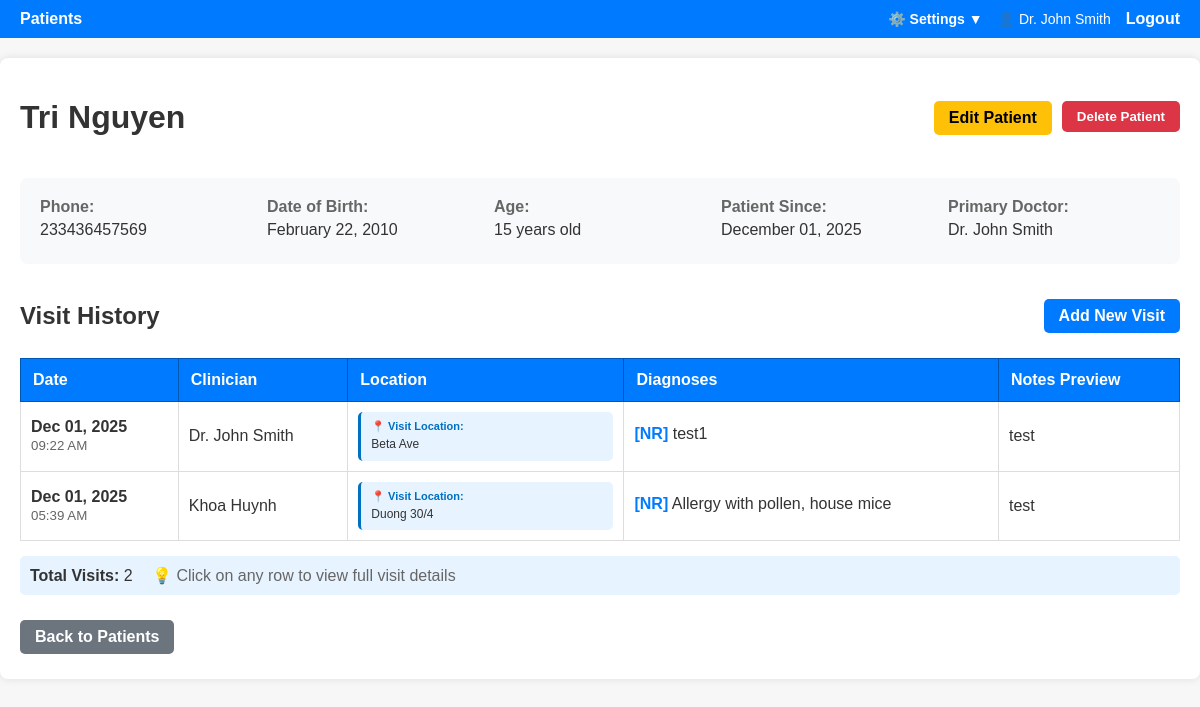
The page /patients/17 (signed in) on the database its author committed.
### doctor_app/models.py (models this page shows, shortened)
class User(UserMixin, db.Model):
    id = db.Column(db.Integer, primary_key=True)
    username = db.Column(db.String(80), unique=True, nullable=False)
    password_hash = db.Column(db.String(255), nullable=False)
    role = db.Column(db.String(20), default="doctor")  # 'admin' or 'doctor'
    full_name = db.Column(db.String(120), nullable=True)
    email = db.Column(db.String(120), nullable=True)
    location = db.Column(
        db.String(255), nullable=True
    )  # UPDATED: Increased to 255 for full addresses
    created_at = db.Column(db.DateTime, default=datetime.utcnow)
    is_active = db.Column(db.Boolean, default=True)
    visits = db.relationship(
        "Visit", backref="creator", lazy=True, foreign_keys="Visit.created_by"
    )
    patients = db.relationship("Patient", backref="primary_doctor", lazy=True)
    def is_admin(self):
        return self.role == "admin"

class Patient(db.Model):
    id = db.Column(db.Integer, primary_key=True)
    full_name = db.Column(db.String(120), nullable=False, index=True)
    phone = db.Column(db.String(30), nullable=True, index=True)
    date_of_birth = db.Column(db.Date, nullable=True)
    created_at = db.Column(db.DateTime, default=datetime.utcnow)
    doctor_id = db.Column(
        db.Integer, db.ForeignKey("user.id"), nullable=True
    )  # NEW: Primary doctor
    visits = db.relationship(
        "Visit", backref="patient", lazy=True, cascade="all, delete-orphan"
    )

class Visit(db.Model):
    id = db.Column(db.Integer, primary_key=True)
    patient_id = db.Column(
        db.Integer, db.ForeignKey("patient.id"), nullable=False, index=True
    )
    visit_date = db.Column(db.DateTime, default=datetime.utcnow, index=True)
    clinician = db.Column(db.String(120), nullable=True)
    notes = db.Column(db.Text, nullable=True)
    created_by = db.Column(db.Integer, db.ForeignKey("user.id"), nullable=True)
    diagnoses = db.relationship(
        "Diagnosis", backref="visit", lazy=True, cascade="all, delete-orphan"
    )

class Diagnosis(db.Model):
    id = db.Column(db.Integer, primary_key=True)
    visit_id = db.Column(
        db.Integer, db.ForeignKey("visit.id"), nullable=False, index=True
    )
    code = db.Column(db.String(20), nullable=True)
    description = db.Column(db.String(255), nullable=False)

### doctor_app/patients/routes.py (the view)
@bp.route("/<int:patient_id>", methods=["GET"])
@login_required
def patient_detail(patient_id):
    patient = Patient.query.get_or_404(patient_id)
    visits = patient.visits
    return render_template(
        "patients/detail.html", patient=patient, visits=visits, now=datetime.now()
    )

### doctor_app/auth/routes.py (called while the page is built)
@login_manager.user_loader
def load_user(user_id):
    return User.query.get(int(user_id))

### doctor_app/templates/patients/detail.html (shortened to what this page needs)
{% extends 'base.html' %}
{% block content %}
<div style="display: flex; justify-content: space-between; align-items: center; margin-bottom: 20px;">
    <h1>{{ patient.full_name }}</h1>
    <div style="display: flex; gap: 10px;">
        <a href="{{ url_for('patients.edit_patient', patient_id=patient.id) }}" class="btn" style="background: #ffc107; color: #000;">Edit Patient</a>
        <form method="post" action="{{ url_for('patients.delete_patient', patient_id=patient.id) }}" style="display: inline;" onsubmit="return confirm('Are you sure you want to delete this patient? All visit records will also be deleted. This action cannot be undone.');">
            <button type="submit" class="btn" style="background: #dc3545;">Delete Patient</button>
        </form>
    </div>
</div>
<div style="background: #f8f9fa; padding: 20px; border-radius: 8px; margin-bottom: 20px;">
    <div style="display: grid; grid-template-columns: repeat(auto-fit, minmax(200px, 1fr)); gap: 15px;">
        <div>
            <strong style="color: #666;">Phone:</strong>
            <p style="margin: 5px 0;">{{ patient.phone or '—' }}</p>
        </div>
        <div>
            <strong style="color: #666;">Date of Birth:</strong>
            <p style="margin: 5px 0;">
                {% if patient.date_of_birth %}
                    {{ patient.date_of_birth.strftime('%B %d, %Y') }}
                {% else %}
                    —
                {% endif %}
            </p>
        </div>
        <div>
            <strong style="color: #666;">Age:</strong>
            <p style="margin: 5px 0;">
                {% if patient.date_of_birth %}
                    {% set age = ((now.year - patient.date_of_birth.year) - ((now.month, now.day) < (patient.date_of_birth.month, patient.date_of_birth.day))) %}
                    {{ age }} years old
                {% else %}
                    —
                {% endif %}
            </p>
        </div>
        <div>
            <strong style="color: #666;">Patient Since:</strong>
            <p style="margin: 5px 0;">{{ patient.created_at.strftime('%B %d, %Y') }}</p>
        </div>
        <div>
            <strong style="color: #666;">Primary Doctor:</strong>
            <p style="margin: 5px 0;">
                {% if patient.primary_doctor %}
                    {{ patient.primary_doctor.full_name or patient.primary_doctor.username }}
                {% else %}
                    —
                {% endif %}
            </p>
        </div>
    </div>
</div>
<div style="display: flex; justify-content: space-between; align-items: center; margin: 30px 0 15px 0;">
    <h2 style="margin: 0;">Visit History</h2>
    <a href="{{ url_for('visits.new_visit', patient_id=patient.id) }}" class="btn">Add New Visit</a>
</div>
{% if visits %}
<table style="width: 100%; border-collapse: collapse;">
    <thead>
        <tr style="background: #007bff; color: white;">
            <th style="padding: 12px; text-align: left; border: 1px solid #0056b3;">Date</th>
            <th style="padding: 12px; text-align: left; border: 1px solid #0056b3;">Clinician</th>
            <th style="padding: 12px; text-align: left; border: 1px solid #0056b3; min-width: 180px;">Location</th>
            <th style="padding: 12px; text-align: left; border: 1px solid #0056b3;">Diagnoses</th>
            <th style="padding: 12px; text-align: left; border: 1px solid #0056b3;">Notes Preview</th>
        </tr>
    </thead>
    <tbody>
        {% for v in visits|sort(attribute='visit_date', reverse=True) %}
        <tr style="cursor: pointer;" onclick="window.location='{{ url_for('visits.visit_detail', visit_id=v.id) }}';" onmouseover="this.style.backgroundColor='#f0f8ff';" onmouseout="this.style.backgroundColor='';">
            <td style="padding: 10px; border: 1px solid #ddd;">
                <strong>{{ v.visit_date.strftime('%b %d, %Y') }}</strong><br>
                <small style="color: #666;">{{ v.visit_date.strftime('%I:%M %p') }}</small>
            </td>
            <td style="padding: 10px; border: 1px solid #ddd;">
                {{ v.clinician or '—' }}
            </td>
            <td style="padding: 10px; border: 1px solid #ddd; vertical-align: top;">
                {% if v.creator and v.creator.location %}
                    <div style="background: #e7f3ff; padding: 8px 10px; border-radius: 5px; border-left: 3px solid #0070c0;">
                        <div style="font-weight: bold; color: #0070c0; margin-bottom: 3px; font-size: 11px;">
                            📍 Visit Location:
                        </div>
                        <div style="font-size: 12px; line-height: 1.4; white-space: pre-line;">{{ v.creator.location }}</div>
                    </div>
                {% elif v.creator %}
                    <span style="background: #f8f9fa; color: #666; padding: 6px 10px; border-radius: 3px; font-size: 12px; display: inline-block; border: 1px dashed #ddd;">
                        📍 No Address Set
                    </span>
                {% else %}
                    <span style="color: #999;">—</span>
                {% endif %}
            </td>
            <td style="padding: 10px; border: 1px solid #ddd;">
                {% if v.diagnoses %}
                    {% for d in v.diagnoses %}
                        <div style="margin-bottom: 5px;">
                            {% if d.code %}<strong style="color: #007bff;">[{{ d.code }}]</strong>{% endif %}
                            {{ d.description }}
                        </div>
                    {% endfor %}
                {% else %}
                    <span style="color: #999;">No diagnoses</span>
                {% endif %}
            </td>
            <td style="padding: 10px; border: 1px solid #ddd;">
                {% if v.notes %}
                    {{ v.notes[:80] }}{% if v.notes|length > 80 %}...{% endif %}
                {% else %}
                    <span style="color: #999;">No notes</span>
                {% endif %}
            </td>
        </tr>
        {% endfor %}
    </tbody>
</table>
<div style="margin-top: 15px; padding: 10px; background: #e7f3ff; border-radius: 5px;">
    <strong>Total Visits:</strong> {{ visits|length }}
    <span style="margin-left: 15px; color: #666;">💡 Click on any row to view full visit details</span>
</div>
{% endif %}
<div style="margin-top: 20px;">
    <a href="{{ url_for('patients.list_patients') }}" class="btn" style="background: #6c757d;">Back to Patients</a>
</div>
{% endblock %}

### doctor_app/templates/base.html (shortened to what this page needs)
<!doctype html>
<html lang="en">
<head>
  <link rel="stylesheet" href="{{ url_for('static', filename='style.css') }}">
</head>
<body>
  <nav>
    <a href="{{ url_for('patients.list_patients') }}" class="{% if request.endpoint == 'patients.list_patients' %}active{% endif %}">Patients</a>
    <div style="margin-left: auto; display: flex; align-items: center; gap: 15px;">
      <div class="dropdown" id="settingsDropdown">
        <button class="dropdown-button" onclick="toggleDropdown()">⚙️ Settings ▼</button>
      </div>
      <span style="color: #fff; font-size: 14px;">
        👤 {{ current_user.full_name or current_user.username }}
      </span>
      <a href="{{ url_for('auth.logout') }}">Logout</a>
    </div>
  </nav>
  <main>
    {% block content %}{% endblock %}
  </main>
</body>
</html>

### doctor_app/static/style.css (style rules this page uses)
body { font-family: Arial; background: #f7f7f7; color: #333; margin: 0; padding: 0; }
main { max-width: 1200px; margin: 20px auto; padding: 20px; background: #fff; border-radius: 8px; box-shadow: 0 0 8px rgba(0,0,0,0.1); }
nav { background: #007bff; padding: 10px 20px; display: flex; gap: 15px; }
nav a { color: #fff; text-decoration: none; font-weight: bold; }
.btn { padding: 8px 15px; border-radius: 5px; background: #007bff; color: #fff; text-decoration: none; font-weight: bold; display: inline-block; margin: 5px 0; cursor: pointer; border: none; }
table { width: 100%; border-collapse: collapse; margin-top: 20px; }
table thead tr { background: #007bff; color: white; }
table th { padding: 12px; text-align: left; border: 1px solid #0056b3; font-weight: bold; }
table td { padding: 10px; border: 1px solid #ddd; }
table tbody tr { border-bottom: 1px solid #ddd; transition: background-color 0.2s ease; }

### doctor_app/templates/base.html (style rules this page uses)
.dropdown { position: relative; display: inline-block; }
.dropdown-button { background: none; border: none; color: #fff; text-decoration: none; font-weight: bold; cursor: pointer; padding: 0; font-size: 14px; font-family: Arial; }

### rows shown on the page
User: full_name "Dr. John Smith", primary_doctor "Dr. John Smith"
Patient: full_name "Tri Nguyen", phone "233436457569", date_of_birth "February 22, 2010", created_at "December 01, 2025"
Visit: visit_date "Dec 01, 2025", visit_date "09:22 AM", clinician "Dr. John Smith", creator.location "Beta Ave", notes "test"
Diagnosis: code "NR", description "test1"
Visit: visit_date "Dec 01, 2025", visit_date "05:39 AM", clinician "Khoa Huynh", creator.location "Duong 30/4", notes "test"
Diagnosis: code "NR", description "Allergy with pollen, house mice"

### other values the page prints
{{ age }} "15"
{{ visits|length }} "2"
